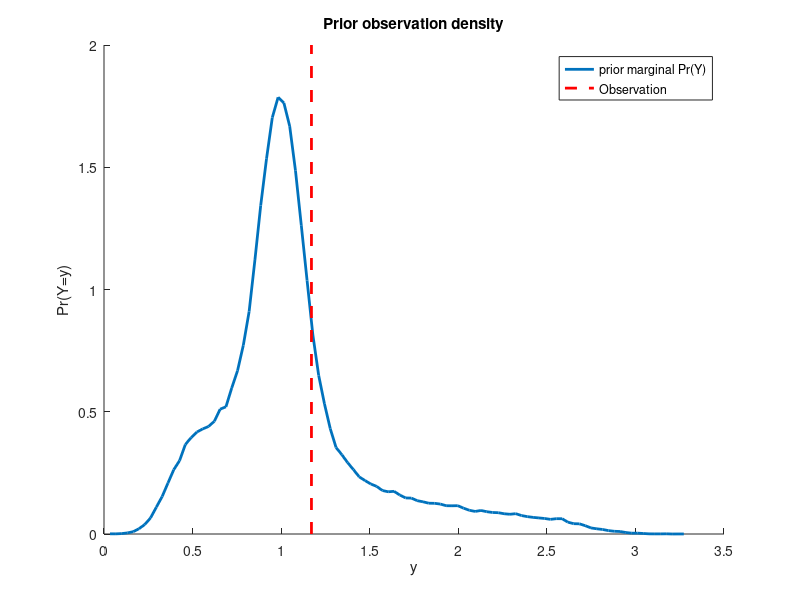
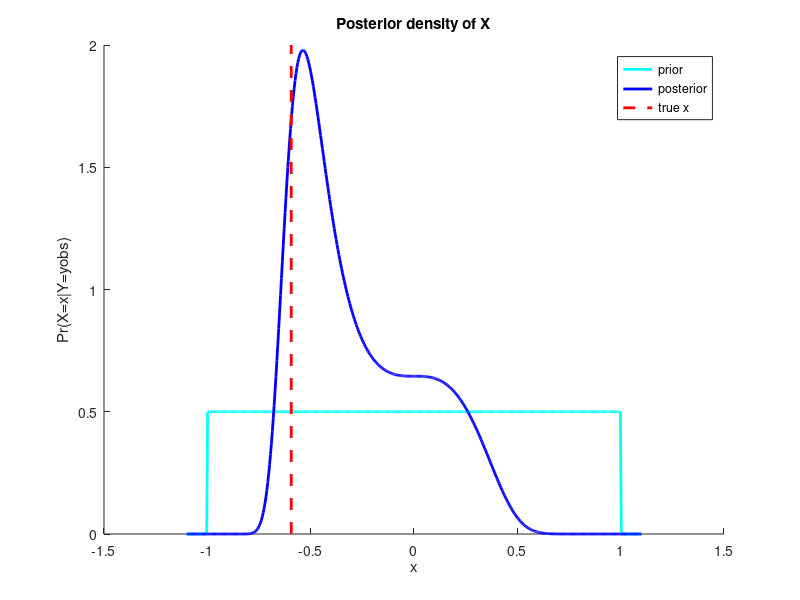

MATLAB code for these plots, in order: (Note: this script raises an error after producing the figures.)
%
% Test program for a nonlinear stochastic posterior sampling problem
% approximated with ES, ES-MDA (one-dimensional).
% Visualize with histograms and use HUGE ensembles m ~ 1e4+
%
% Runs with both OCTAVE and MATLAB.
%
% TASK: observation function f(x) = h(g(x) + w) where w ~ N(0, Covw)
%       and both g(.) and h(.) are nonlinear;
%
% We observe y = f(x) + v, v ~ N(0, Covv); and we have a prior ensemble X for x
% then what is the posterior ensemble X|Y=y ?
%
% Consider the random variate Y:
%   Y = h(g(X) + W) + V, where V ~ N(0, sigmav^2), X ~ Prior on X, W ~ N(0, sigmaw^2),
%   and h(.), g(.) arbitrary scalar functions
%
% The joint distribution can be written like so (latent Z, output Y, input X):
%
%   p(X=x, Y=y, Z=z) = P(X=x) * N(z - g(x)|0, sigmaw^2) * N(y - h(z)|0, sigmav^2)
%
% Recall Bayes: P(A|B) = P(A) * P(B|A) / P(B) = prior * likelihood / evidence
% And evidence P(B) = int_A dA * P(A)P(B|A); marginalize out A
%
% Here we want to estimate the density p(x|Y=y) = p(x)*p(Y=y|x)/p(Y=y)
% 

h = @(z)(exp(z));
g = @(x)(-x.^3);
sigmav = 0.1;
sigmaw = 0.05;
ab0 = [-1, +1];  % uniform prior range for Pr(X)

% Draw an observation of Y according to the probabilistic model
%xtrue = 0.8437;
xtrue = rand * diff(ab0) + ab0(1);
ztrue = g(xtrue) + sigmaw*randn;
yobs = h(ztrue) + sigmav*randn;

% Show the prior distribution of Y before the observation also
nsamples = 2e5;
yprior = h(g(rand(nsamples, 1) * diff(ab0) + ab0(1)) + sigmaw*randn(nsamples, 1)) + sigmav*randn(nsamples, 1);

figure;
hold on;
[nn, yy] = hist(yprior, 100);
pyy = nn/trapz(yy, nn);
plot(yy, pyy, 'LineWidth', 2);
A = axis();
line(yobs*[1, 1], A(3:4), 'LineStyle', '--', 'LineWidth', 2, 'Color', 'r');
legend('prior marginal Pr(Y)', 'Observation');
xlabel('y');
ylabel('Pr(Y=y)');
title('Prior observation density');

% Now we ask for the posterior density of X given Y=y.
% There are several ways to do this: integrate out the latent Z for example
%
% Let Z = g(X) + W, then Y = f(Z) + V; and express the
% joint distribution as a factorization
%   p(X,Y,Z,V,W) = p(V)*p(W)*p(X)*p(Z|X,W)*p(Y|Z,V)
%
% Conditionals can be obtained via marginalization.
%
% p(X|Y) = p(X,Y) / p(Y) = int_{Z,V,W} p(..) / int_{X,Z,V,W} p(..)
%

% grid over x for posterior evaluation
nx = 500;
xx = linspace(ab0(1) - 0.1, ab0(2) + 0.1, nx);
xx = xx(:);
% create a joint sample of V, W
vw = randn(nsamples, 2).*[repmat(sigmav, [nsamples, 1]), repmat(sigmaw, [nsamples, 1])];
pxy = zeros(nx, 1);
px0 = zeros(nx, 1);
for ii = 1:nx
  % evaluate p(X,Y,Z,V,W) = p(V)*p(W)*p(X)*p(Z|X,W)*p(Y|Z,V)
  % "integrated" over V, W, Z at X=x, Y=y using sampling
  if xx(ii) > ab0(1) && xx(ii) < ab0(2)
    px0(ii) = 1/diff(ab0);
    % sample z, and then evaluate the likelihood of Y=y, using the conditionals
    z = g(xx(ii)) + vw(:, 2);
    e = (yobs - h(z))/sigmav;  % never actually need the samples of V here
    pyzv = exp(-0.5*e.^2);
    pxy(ii) = mean(pyzv) * px0(ii);  % unnormalized is OK
  end
end

py = trapz(xx, pxy);

figure;
hold on;
plot(xx, px0, 'LineWidth', 2, 'Color', 'c');
plot(xx, pxy/py, 'LineWidth', 2, 'Color', 'b');
A = axis();
line(xtrue*[1, 1], A(3:4), 'LineStyle', '--', 'LineWidth', 2, 'Color', 'r');
title('Posterior density of X');
xlabel('x');
ylabel('Pr(X=x|Y=yobs)');
legend('prior', 'posterior', 'true x');

% Next attempt posterior approximation using ensemble smoother
m = 2e4;  % ensemble size to use
eff = @(x)(h(g(x) + sigmaw*randn(size(x))));
Covv = sigmav^2;
mu1 = [];
Cov1 = [];
xinit = rand(1, m)*diff(ab0) + ab0(1);  % initial ensemble from uniform prior
esoo = esest();
esoo.EnsembleSize = m;
esoo.VectorizedF = true;

% ES-MDA posterior approximation
esoo.Iterations = 12;
esoo.Algorithm = 'es-mda';
rep_mda = esest(eff, yobs, Covv, mu1, Cov1, xinit, esoo);
[nn_mda, xx_mda] = hist(rep_mda.X, 50);

% ES (1 step Kalman) posterior approximation
esoo.Algorithm = 'es';
rep_es = esest(eff, yobs, Covv, mu1, Cov1, xinit, esoo);
[nn_es, xx_es] = hist(rep_es.X, 50);

% IES posterior (notice that IES might have extra difficulty since f is stochastic)
esoo.Iterations = 12;  % allow more iterations
esoo.Algorithm = 'ies';
esoo.iesabc = [0.6, 0.3, 2.5];
rep_ies = esest(eff, yobs, Covv, mu1, Cov1, xinit, esoo);
[nn_ies, xx_ies] = hist(rep_ies.X, 50);

figure;
hold on;
plot(xx, pxy/py, 'LineWidth', 2, 'Color', 'b');
plot(xx_mda, nn_mda/trapz(xx_mda, nn_mda), 'LineWidth', 2, 'Color', 'm');
plot(xx_es, nn_es/trapz(xx_es, nn_es), 'LineWidth', 2, 'Color', 'r');
plot(xx_ies, nn_ies/trapz(xx_ies, nn_ies), 'LineWidth', 2, 'Color', 'c');
title(sprintf('Ensemble (size = %i) posterior approximations', m));
xlabel('x');
ylabel('Pr(X=x|Y=yobs)');
legend('posterior', 'ES-MDA posterior', 'ES posterior', 'IES posterior');

% Next visualize the posterior predictive density + ensemble approximations

% Now I can use (xx, Fxx) to sample x from the posterior
Fxx = cumtrapz(xx, pxy/py);
%i1 = find(Fxx > 0, 1);
%i2 = find(Fxx >= 1, 1);
%if isempty(i2), i2 = numel(Fxx); end
%i12 = i1:i2;

isOctave = (exist('OCTAVE_VERSION', 'builtin') ~= 0);
if isOctave
  [Fxxu, tmp] = unique(Fxx(:), 'last');
  xxu = xx(tmp);
else
  [Fxxu, tmp] = unique(Fxx(:), 'stable');
  xxu = xx(tmp);
end

% Draw samples
%xpost = interp1(Fxx(i12), xx(i12), rand(nsamples, 1));
xpost = interp1(Fxxu, xxu, rand(nsamples, 1));
ypost = h(g(xpost(:)) + sigmaw*randn(nsamples, 1)) + sigmav*randn(nsamples, 1);

[nny_es, yy_es] = hist(rep_es.Y, 50);
[nny_ies, yy_ies] = hist(rep_ies.Y, 50);
[nny_mda, yy_mda] = hist(rep_mda.Y, 50);
[nn_ypp, yy_ypp] = hist(ypost, 100);

figure;
hold on;
plot(yy, pyy, 'LineWidth', 2, 'Color', 'k');
plot(yy_ypp, nn_ypp/trapz(yy_ypp, nn_ypp), 'LineWidth', 2, 'Color', 'b');
plot(yy_mda, nny_mda/trapz(yy_mda, nny_mda), 'LineWidth', 2, 'Color', 'm');
plot(yy_es, nny_es/trapz(yy_es, nny_es), 'LineWidth', 2, 'Color', 'r');
plot(yy_ies, nny_ies/trapz(yy_ies, nny_ies), 'LineWidth', 2, 'Color', 'c');
A = axis();
line(yobs*[1, 1], A(3:4), 'LineStyle', '--', 'LineWidth', 2, 'Color', 'r');
title(sprintf('Ensemble (size = %i) post. pred. approximations', m));
xlabel('y');
ylabel('Pr[Ynext=y|Y=yobs]');
legend('prior pred.', 'post. pred.', 'ES-MDA pp', 'ES pp', 'IES pp', 'observation');
